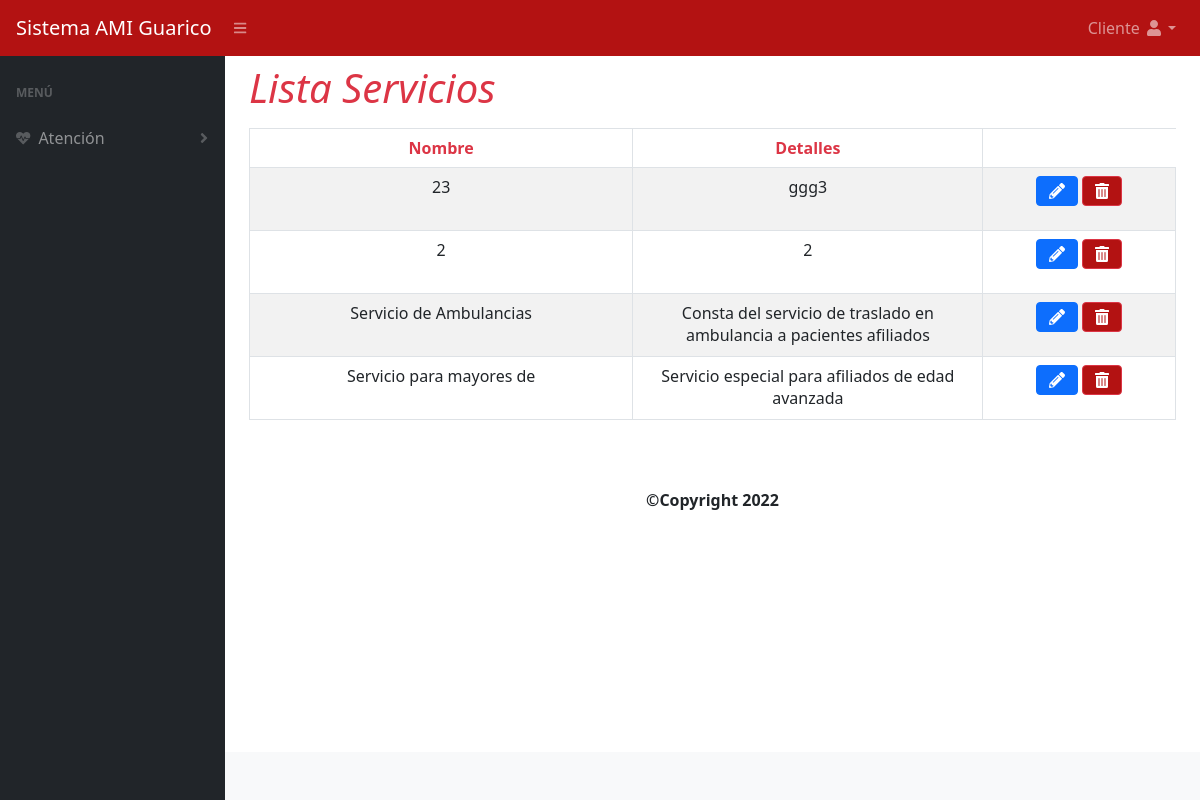
Screenshot of /controlador/listar_servicio.php (signed in) with the database file from the repository.
### tables this page shows
CREATE TABLE `servicios` (
  `id_servicio` int(11) NOT NULL,
  `nombre` varchar(25) NOT NULL,
  `detalles` text NOT NULL
);

### modelo/servicioM.php (called while the page is built, shortened)
<?php
class Servicio extends BD
{
      public function Buscartodo(){
      $strSql = "SELECT * FROM servicios";
  try {
          $strExec = BD::prepare($strSql);
          $strExec->execute();
          $respuestaArreglo = $strExec->fetchAll(PDO::FETCH_ASSOC);
          $respuestaArreglo += ['estatus' => true];
          return $respuestaArreglo;
      } catch (PDOException $e) {
          $errorReturn = ['estatus' => false];
          $errorReturn += ['info' => "error sql:{$e}"];
          return $errorReturn;
      }
  }
      }
 ?>

### vista/listar_servicio.php (the view, shortened to what this page needs)
<div class="container caja">
		<div class="row">
			<div class="col-lg-12">
				<nav class="navbar navbar-light justify-content-between">
					<h1 class="text-danger navba-brand"><i>Lista Servicios</i></h1>
				</nav>
			</div>
		</div>
		<div class="row">
			<div class="col-lg-12">
				<div class="table-responsive">
				<table class="table table-striped table-bordered">
					<thead>
						<tr class="text-center text-danger">
							<th scope="col">Nombre</th>
							<th scope="col" width="350">Detalles</th>
						</tr>
					</thead>
					<tbody id="filas_servicio">
						<?php
						foreach ($consulta as $valor) {
							if (isset($valor['id_servicio'])){
						?>
						<tr id="<?php echo $valor['id_servicio']?>">
							<td class="text-center"><?php echo $valor['nombre']?></td>
							<td class="text-center"><?php echo $valor['detalles']?></td>
							<td class="text-center">
								<form action="?pagina=listar_servicio" method="post">
	  							<button class="btn btn-primary" value="<?php echo $valor['id_servicio']?>" name="editar"  title="Modificar" onclick="return ConfirmEdit()"><i class="fas fa-pencil-alt" ></i></button>
	  							<button class="btn btn-danger" value="<?php echo $valor['id_servicio']?>" id="eliminar_servicio" title="Eliminar" name="eliminar" onclick="return ConfirmDelete()"><i class="fas fa-trash-alt" ></i></button>
	  							</form >
							</td>
						</tr>
						<?php
								}
							}
						?>
					</tbody>
				</table>
				</div>
			</div>
		</div>
	</div>
<?php include 'vista/pie.php'; ?>
<footer class="py-4 bg-light mt-auto">

### rows the page displays
servicios: nombre "23", detalles "ggg3", $valor['id_servicio'] 1 (drawn)
servicios: nombre "2", detalles "2"
servicios: nombre "Servicio de Ambulancias", detalles "Consta del servicio de traslado en ambulancia a pacientes afiliados", $valor['id_servicio'] 12 (drawn)
servicios: nombre "Servicio para mayores de", detalles "Servicio especial para afiliados de edad avanzada", $valor['id_servicio'] 55 (drawn)

### other values shown
$_SESSION['rol_usuario'] "Cliente"
